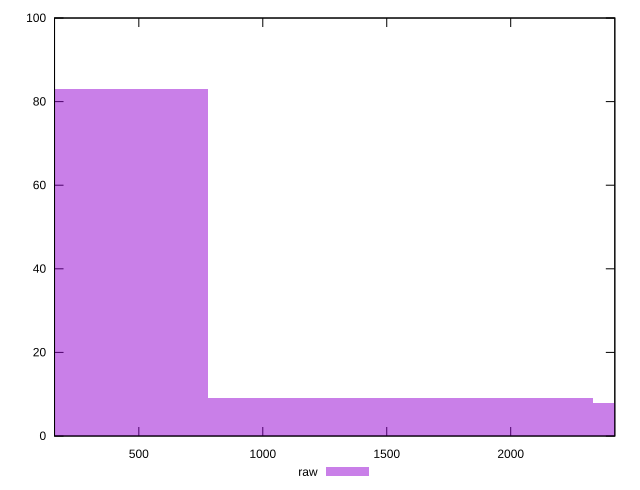

This figure's gnuplot source:
reset

$raw <<EOF
0 83
1555.9819714322032 9
3111.9639428644064 8
EOF

set key outside below
set boxwidth 1555.9819714322032
set xrange [160:2420]
set yrange [0:100]
set trange [0:100]
set style fill transparent solid 0.5 noborder
set terminal svg size 640, 490 enhanced background rgb 'white'
set output "report/report_00029_2021-02-24T13-36-40.390Z/unused-css-rules/samples/astro/raw/histogram.svg"

plot $raw title "raw" with boxes

reset
